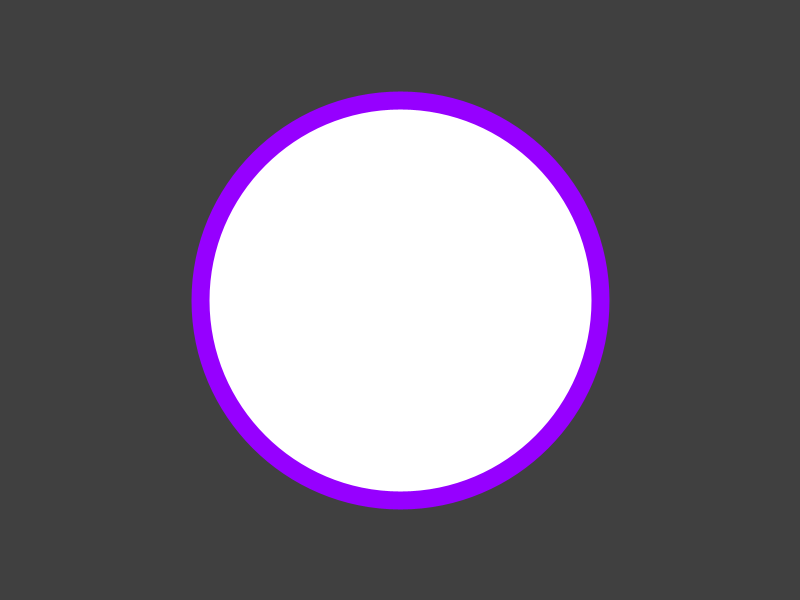
Frame 1 (no input)
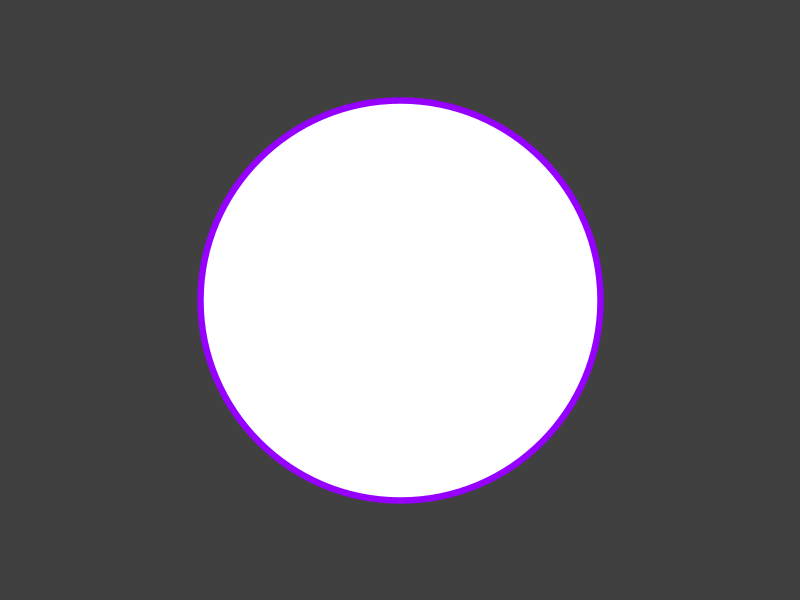
Frame 60 (the mouse pressed at the canvas centre just before this capture)
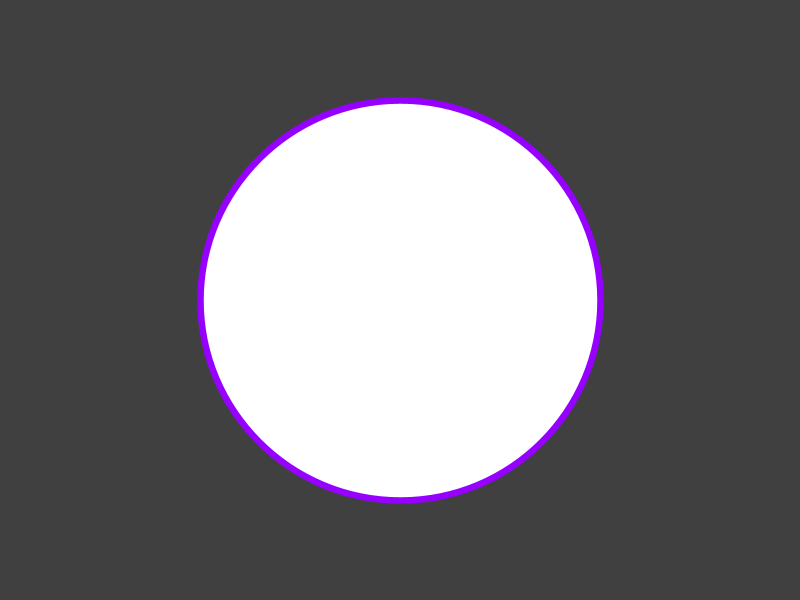
Frame 120 (the mouse held since frame 60 and released just before this capture)

The Processing sketch that drew these frames (run headless with seeded random() and noise(); from frame 60 on, the mouse is pressed at the canvas centre):

// Processing sketch: waveDemo
// ── waveDemo.pde


void setup()
{
size(800, 600);
stroke(150, 0, 255);

}

void draw()
{
  background(64);
  
  float time = millis()/1000.0;
  
  float t = (sin(time*2) * 9) + 11; // sin = -1 to 1, we want range to be 2 to 20
  strokeWeight(t);
  
  ellipse(width/2, height/2, 400, 400);

}
